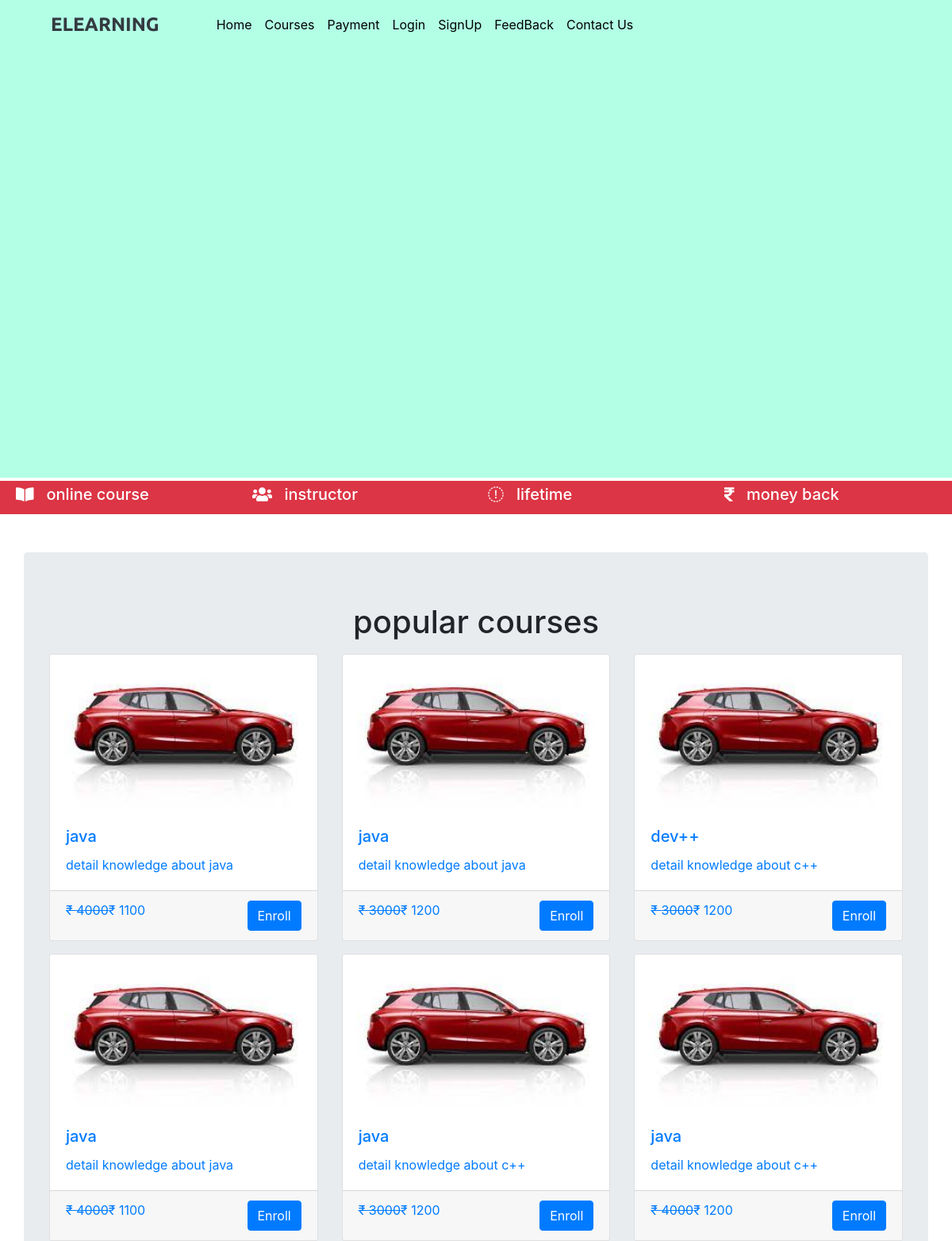
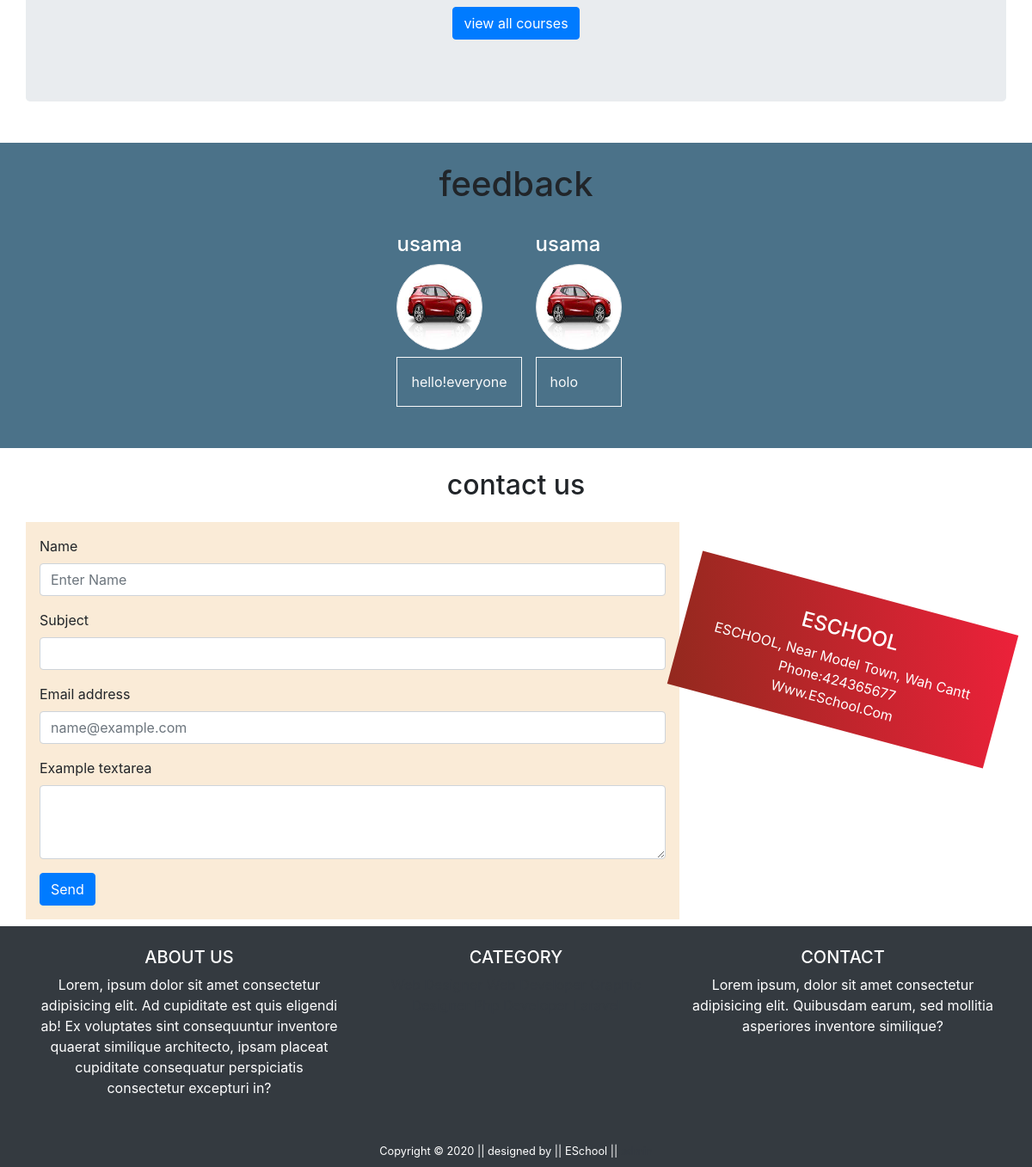
The page / on the database its author committed (2 pictures, top to bottom).
### tables this page shows
CREATE TABLE `course_tb` (
  `course_id` int(11) NOT NULL,
  `course_name` varchar(255) NOT NULL,
  `course_desc` varchar(255) NOT NULL,
  `course_author` varchar(255) NOT NULL,
  `course_img` text NOT NULL,
  `course_duration` text NOT NULL,
  `course_price` int(11) NOT NULL,
  `c_orginal_price` int(11) NOT NULL
);

CREATE TABLE `feedback` (
  `f_id` int(11) NOT NULL,
  `f_content` text NOT NULL,
  `std_id` int(11) NOT NULL
);

CREATE TABLE `student` (
  `std_id` int(11) NOT NULL,
  `std_name` varchar(255) NOT NULL,
  `std_email` varchar(255) NOT NULL,
  `std_pass` varchar(255) NOT NULL,
  `std_img` text NOT NULL
);

### index.php (the view, shortened to what this page needs)
<?php include('includes/header.php');
include('dbconnection.php');
?>
<div class="container-fluid vid-contner">
    <div class="back-vid">
        <video playsinline autoplay muted loop>
       <source src="video/Computer - 1196.mp4">
        </video>
        <div class="vid-overlay"></div>
      </div>
</div>
               <div class="container-fluid bg-danger txt-banner">
                   <div class="row bottom-banner">
                       <div class="col-sm">
                           <h5><i class="fas fa-book-open mr-3"></i>online course</h5>
                       </div>
                       <div class="col-sm">
                           <h5><i class="fas fa-users mr-3"></i>instructor</h5>
                       </div>
                       <div class="col-sm">
                           <h5><i class="fas fa-Keyboard mr-3"></i>lifetime</h5>
                       </div>
                       <div class="col-sm">
                           <h5><i class="fas fa-rupee-sign mr-3"></i>money back</h5>
                       </div>
                   </div>
               </div>
               <div class="container jumbotron mt-5">
                 <h1 class="text-center">popular courses</h1>
                  <div class="card-deck mt-3">
                    <?php
                    $sql="SELECT * FROM course_tb LIMIT 3";
                    $result=$con->query($sql);
                    if($result->num_rows > 0){
                      while($row=$result->fetch_assoc()){
                        echo'
                        <a href=""  style="text-align:left; padding:0px; margin:0px;">
                        <div class="card">
                          <img class="card-img-top" src="'.str_replace('..','.',$row['course_img']).'" alt="N/A">
                           <div class="card-body">
                              <h5 class="card-title">'.$row['course_name'].'</h5>
                              <p class="card-text">'.$row['course_desc'].'</p>
                           </div>
                            <div class="card-footer">
                             <p class="card-text d-inline"><price:<small><del>&#8377 '.$row['c_orginal_price'].'</del></small><span class="font-weight-bolder">&#8377 '.$row['course_price'].'</span></p>
                             <a href="course.php?course_id='.$row['course_id'].'" class="btn btn-primary text-white font-weight-bolder float-right">Enroll</a>
                           </div>
      </div>
    </a>';}}?></div>
    <div class="card-deck mt-3">
                    <?php
                    $sql="SELECT * FROM course_tb LIMIT 3,3";
                    $result=$con->query($sql);
                    if($result->num_rows > 0){
                      while($row=$result->fetch_assoc()){
                        echo'
                        <a href=""  style="text-align:left; padding:0px; margin:0px;">
                        <div class="card">
                          <img class="card-img-top" src="'.str_replace('..','.',$row['course_img']).'" alt="N/A">
                           <div class="card-body">
                              <h5 class="card-title">'.$row['course_name'].'</h5>
                              <p class="card-text">'.$row['course_desc'].'</p>
                           </div>
                            <div class="card-footer">
                             <p class="card-text d-inline"><price:<small><del>&#8377 '.$row['c_orginal_price'].'</del></small><span class="font-weight-bolder">&#8377 '.$row['course_price'].'</span></p>
                             <a href="course.php?course_id='.$row['course_id'].'" class="btn btn-primary text-white font-weight-bolder float-right">Enroll</a>
                           </div>
      </div>
    </a>';}}?></div>
                 <div class="text-center m-2">
                   <a href="" class="btn btn-primary btm-sm">view all courses</a>
                 </div>
               </div>
        <div class="container-fluid mt-5" id="feed" style="background-color: #4B7289;">
       <h1 class="text-center testyheading  p-4">feedback</h1>
       <div class="row">
         <div class="col-md-12">
           <div id="testimonial-slider" class="owl-carousel">
             <?php
             $sql="SELECT s.std_name,s.std_img,f.f_content FROM student  as s join feedback as f on s.std_id=f.std_id limit 2";
             $result=$con->query($sql);
             if($result->num_rows>0){
               while($row=$result->fetch_assoc()){
                 $simg= str_replace('..','.',$row['std_img']);
             ?>
             <div class="d-flex flex-row mb-3 mx-3 justify-content-center">
               <div>
             <div class="testimonial-prof">
                 <h4 class="text-white"><?php echo $row['std_name'] ?></h4>
               </div>
               <div class="pic">
                 <img src="<?php echo $simg; ?>" alt="" class="img-fluid img-thumbnail rounded-circle" style="height: 100px; width: 100px;">
               </div>
               <p class="border border-light  text-light p-3 mt-2"><?php echo $row['f_content'];?></p>
             </div>
             <?php }}?>
             </div>
           </div>
         </div>
       </div>
        </div>
        </div>
            <?php include('contact.php');?>
               <div class="container-fluid p-4 bg-dark text-white mt-2">
                 <div class="container">
                   <div class="row text-center">
                     <div class="col-sm">
                       <h5 class="text-uppercase">about us</h5>
                       <p>Lorem, ipsum dolor sit amet consectetur adipisicing elit. Ad cupiditate est quis eligendi ab! Ex voluptates sint consequuntur inventore quaerat similique architecto, ipsam placeat cupiditate consequatur perspiciatis consectetur excepturi in?</p>
                     </div>
                     <div class="col-sm">
                       <h5 class="text-uppercase">category</h5>
                       <a href="" class="text-dark text-capitalize">web designer</a>
                       <a href="" class="text-dark text-capitalize">web developer</a>
                       <a href="" class="text-dark text-capitalize">graphic designer</a>
                       <a href=""  class="text-dark text-capitalize">php developer</a>
                       <a href=""  class="text-dark text-capitalize">laravel</a>
                     </div>
                     <div class="col-sm">
                       <h5 class="text-uppercase">contact</h5>
                       <p>Lorem ipsum, dolor sit amet consectetur adipisicing elit. Quibusdam earum, sed mollitia asperiores inventore similique?</p>
                     </div>
                   </div>
                 </div>
               </div>
    <?php include('includes/footer.php'); ?>

### includes/header.php (shortened to what this page needs)
<!DOCTYPE html>
<html lang="en">
<head>
    <link rel="stylesheet" href="css/bootstrap.min.css">
    <link rel="stylesheet" href="css/custom.css">
    <link rel="stylesheet" href="css/all.min.css">
</head>
<body>
<nav class="navbar navbar-expand-lg navbar-dark  fixed-top">
  <a class="navbar-brand pl-5 text-dark" href="index.php">ELEARNING</a>
  <div class="collapse navbar-collapse" id="navbarNav">
    <ul class="navbar-nav custom-nav pl-5">
      <li class="nav-item active">
        <a class="nav-link" href="index.php">Home <span class="sr-only">(current)</span></a>
      </li>
      <li class="nav-item ">
        <a class="nav-link custom-nav-item" href="course.php">Courses</a>
      </li>
      <li class="nav-item">
        <a class="nav-link custom-nav-item" href="../payment.php">Payment</a>
      </li>
      <?php session_start();
      if(isset($_SESSION['std_login'])){
        echo '<li class="nav-item">
        <a class="nav-link custom-nav-item text-light " href="student/studentprofile.php">Profile</a>
      </li>
      <li class="nav-item">
      <a class="nav-link custom-nav-item bg-primary" href="logout.php">LogOut</a>
    </li>
      ';
      }else{
        echo '<li class="nav-item">
        <a class="nav-link custom-nav-item" href="#" data-toggle="modal" data-target="#stdlModalCenter">Login</a>
      </li>
      <li class="nav-item">
        <a class="nav-link custom-nav-item" href="#" data-toggle="modal" data-target="#exampleModalCenter">SignUp</a>
      </li>';
      }
      ?>
      <li class="nav-item">
        <a class="nav-link custom-nav-item" href="#feed">FeedBack</a>
      </li>
      <li class="nav-item">
        <a class="nav-link custom-nav-item" href="#contact">Contact Us</a>
      </li>
    </ul>
  </div>
</nav>

### contact.php
<div class="container mt-4" id="contact" >
                 <h2 class="text-center mb-4">
                   contact us
                 </h2>
                 <div class="row">
                   <div class="col-md-8 p-3" style="background-color: antiquewhite;">
                     <form action="" method="post" >
                     <div class="form-group">
                     <label for="contactname">Name</label>
                     <input type="text" class="form-control" id="contactname" placeholder="Enter Name">
                     </div>
                     <div class="form-group">
                     <label for="contactsubject">Subject</label>
                     <input type="text" class="form-control" id="contactsubject">
                     </div>
                     <div class="form-group">
                     <label for="contactemail">Email address</label>
                     <input type="email" class="form-control" id="contactemail" placeholder="name@example.com">
                     </div>
                     <div class="form-group">
                     <label for="contactTextarea">Example textarea</label>
                      <textarea class="form-control" id="contactTextarea1" rows="3"></textarea>
                      </div>
                      <input  class="btn btn-primary" type="submit" value="Send" name="send">
                     </form>
                   </div>
               <div class="col-md-4 stripe text-white text-center">
                 <h4>ESCHOOL</h4>
                 <p class="text-capitalize">ESCHOOL,
                   Near model town,
                   wah cantt <br>
                   phone:424365677 <br>
                   www.ESchool.com
                 </p>
               </div>
               </div>
               </div>

### includes/footer.php (shortened to what this page needs)
  <footer class="container-fluid bg-dark text-center p-2 ">
                <small class="text-white">Copyright &copy; 2020 || designed by || ESchool || <a href="" data-toggle="modal" data-target="#adminlModalCenter" class="text-dark">admin</a> </small>
               </footer>
</body>
</html>

### css/custom.css (style rules this page uses)
* { padding: 0px; margin: 0px; box-sizing: border-box; }
.navbar-brand { font-family: 'Ubuntu', sans-serif; font-size: 1.5em; font-weight: 900; color: #000; }
.custom-nav a { color: #000 !important; }
.vid-contner { margin: 0px !important; padding: 0px; }
.back-vid { position: relative; }
video { width: 100%; height: 100%; border: 0px; }
.vid-overlay { position: absolute; top: 0; left: 0; height: 99.4%; width: 100%; background-color: aquamarine; z-index: 1; opacity: 0.6; }
.bottom-banner { margin-top: 0px !important; color: #fff; padding: 5px; }
.txt-banner { margin-top: 0px !important; }
.stripe { background-image: linear-gradient(250deg,#ed213a, #93291e); padding: 2rem; height: 10rem; margin-top: 5rem; transform: rotate(15deg); }

### rows shown on the page
course_tb: course_img (picture), course_name "java", course_desc "detail knowledge about java", c_orginal_price "4000", course_price "1100"
course_tb: course_img (picture), course_name "java", course_desc "detail knowledge about java", c_orginal_price "3000", course_price "1200"
course_tb: course_img (picture), course_name "dev++", course_desc "detail knowledge about c++", c_orginal_price "3000", course_price "1200"
course_tb: course_img (picture), course_name "java", course_desc "detail knowledge about java", c_orginal_price "4000", course_price "1100"
course_tb: course_img (picture), course_name "java", course_desc "detail knowledge about c++", c_orginal_price "3000", course_price "1200"
course_tb: course_img (picture), course_name "java", course_desc "detail knowledge about c++", c_orginal_price "4000", course_price "1200"
feedback: std.std_name "usama", std.std_img (picture), f_content "hello!everyone"
feedback: std.std_name "usama", std.std_img (picture), f_content "holo"
